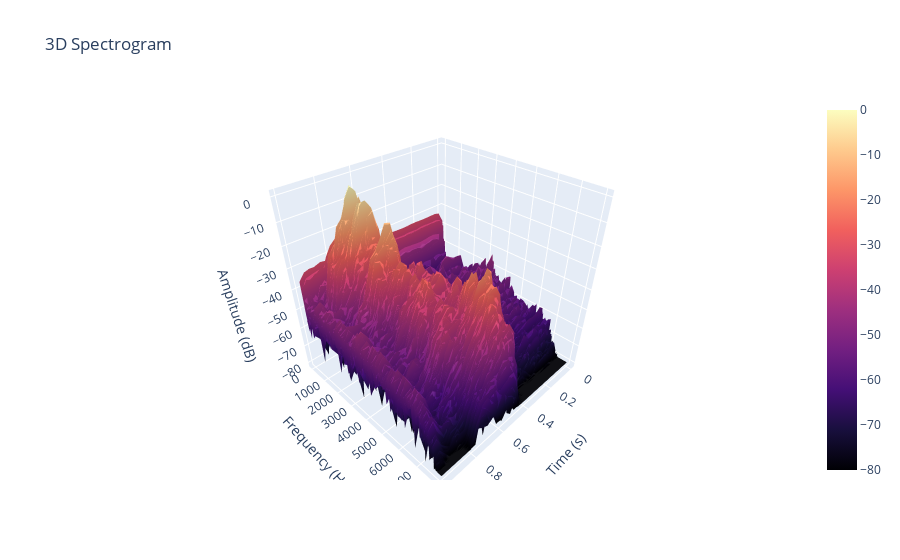

Write notebook code for a chart like this one.
### Code cell
times = librosa.frames_to_time(np.arange(spectrogram.shape[1]), sr=sample_rate)

freqs = librosa.fft_frequencies(sr=sample_rate)

fig = py.graph_objs.Figure(data=[py.graph_objs.Surface(z=spectrogram, x=times, y=freqs, colorscale='Magma')])

fig.update_layout(
    title='3D Spectrogram',
    scene=dict(
        xaxis_title='Time (s)',
        yaxis_title='Frequency (Hz)',
        zaxis_title='Amplitude (dB)'
    ),
)

fig.show()
py.io.write_html(fig, 'Saved/3DSpectrogramExample.html')

### Figure 1 — Plotly figure (JSON) as saved in the notebook; plotly's stock layout.template omitted (floating-point values rounded to 4 significant figures; data arrays with more than 128 entries replaced by an {"elided": "..."} marker saying what was removed)
{"data": [{"colorscale": [[0, "#000004"], [0.1111, "#180f3d"], [0.2222, "#440f76"], [0.3333, "#721f81"], [0.4444, "#9e2f7f"], [0.5556, "#cd4071"], [0.6667, "#f1605d"], [0.7778, "#fd9668"], [0.8889, "#feca8d"], [1, "#fcfdbf"]], "type": "surface", "x": [0, 0.032, 0.064, 0.096, 0.128, 0.16, 0.192, 0.224, 0.256, 0.288, 0.32, 0.352, 0.384, 0.416, 0.448, 0.48, 0.512, 0.544, 0.576, 0.608, 0.64, 0.672, 0.704, 0.736, 0.768, 0.8, 0.832, 0.864, 0.896, 0.928, 0.96, 0.992], "y": {"elided": "1025 float values"}, "z": {"elided": "1025x32 float values"}}], "layout": {"autosize": true, "scene": {"aspectmode": "auto", "aspectratio": {"x": 1, "y": 1, "z": 1}, "camera": {"center": {"x": 0, "y": 0, "z": 0}, "eye": {"x": 1.25, "y": 1.25, "z": 1.25}, "projection": {"type": "perspective"}, "up": {"x": 0, "y": 0, "z": 1}}, "xaxis": {"title": {"text": "Time (s)"}, "type": "linear"}, "yaxis": {"title": {"text": "Frequency (Hz)"}, "type": "linear"}, "zaxis": {"title": {"text": "Amplitude (dB)"}, "type": "linear"}}, "title": {"text": "3D Spectrogram"}}}
